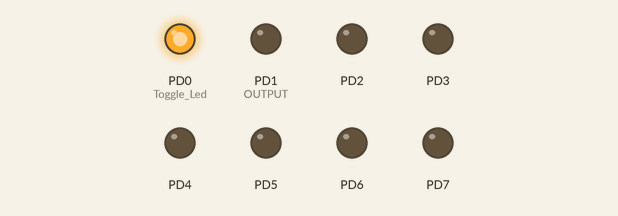
The program below on a simulated ATmega16, built with avr-gcc and emulated at 8 MHz. Shown: output pins drawn as LEDs (lit = HIGH).

Above: at 0.1 s.
Timing chart, 0 to 1.6 s (numbered marks = the images above):
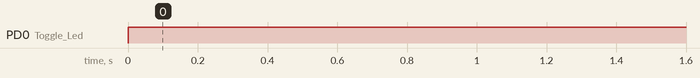

The program:

main.c
```c
#include <util/delay.h>
#include "../Lib/STD_Types.h"
#include "../Lib/defines.h"
#include "../MCAL/EXT_INT/GIE.h"
#include "../MCAL/TIMER/Timer.h"
#include "../MCAL/DIO/DIO.h"

#define F_CPU 8000000

volatile u8 led=1;


void Toggle_Led (void)
{
	led = !led ;
	MDIO_voidSetPinValue(PORTD,PIN0,led);

}

int main()
{
	    MDIO_voidSetPortDirection(PORTD,OUTPUT);
	    MDIO_voidSetPinValue(PORTD,PIN0,led);

	    MGIR_voidEnable();

	    //toggle led every 1 second
	    MTIMER_voidSetPreLoad(184);
	    MTIMER_voidSetCounts(489);

	    MTIMER_voidEnable(0);
	    MTimer_voidSetCallBack(0,Toggle_Led);
	    MTIMER_voidInit_start();

		while(1)
		{
		}

    return 0;
}
```

Bit_Maths.h
```c
/*
 * Bit_Maths.h
 *
 *  Created on: Aug 11, 2023
 *      Author: lenovo
 */

#ifndef BIT_MATHS_H_
#define BIT_MATHS_H_

#define SET_BIT(Reg, bit_num) Reg |= (1 << (bit_num))

#define CLR_BIT(Reg, bit_num) Reg &= ~(1 << (bit_num))

#define TOOGLE_BIT(Reg, bit_num) Reg ^= (1 << (bit_num))

#define GET_BIT(Reg, bit_num) (Reg >> bit_num) & 0x01

#define SET_BYTE(Reg,Value)    Reg=Value

#endif /* BIT_MATHS_H_ */
```

STD_Types.h
```c
/*
 * STD_Types.h
 *
 *  Created on: Aug 11, 2023
 *      Author: lenovo
 */

#ifndef STD_TYPES_H_
#define STD_TYPES_H_

typedef unsigned char u8;
typedef unsigned short int u16;
typedef unsigned long int u32;

typedef signed char s8;
typedef signed short int s16;
typedef signed long int s32;

typedef float f32;
typedef signed int f64;

#endif /* STD_TYPES_H_ */
```

defines.h
```c
/*
 * defines.h
 *
 *  Created on: Aug 11, 2023
 *      Author: lenovo
 */

#ifndef DEFINES_H_
#define DEFINES_H_

#define PORTA 0
#define PORTB 1
#define PORTC 2
#define PORTD 3

#define INPUT 0
#define OUTPUT 1

#define PIN0 0
#define PIN1 1
#define PIN2 2
#define PIN3 3
#define PIN4 4
#define PIN5 5
#define PIN6 6
#define PIN7 7

#define HIGH 1
#define LOW 0

#define zero  0
#define one   1
#define two   2
#define three 3
#define four  4
#define five  5
#define six   6
#define seven 7
#define eight 8
#define nine  9

#endif /* DEFINES_H_ */
```

DIO.c
```c
/*
 * DIO.c
 *
 *  Created on: Aug 11, 2023
 *      Author: lenovo
 */
#include "DIO.h"
#include "DIO_private.h"
#include "../../lib/Bit_Maths.h"
#include "../../lib/defines.h"

void MDIO_voidSetPinDirection(u8 A_u8PortNum,u8 A_u8PinNum,u8 A_u8PinDirection)
{
	switch(A_u8PortNum)
	{
		case PORTA:
					switch(A_u8PinDirection)
					{
						case INPUT: CLR_BIT(DIO_DDRA_REG,A_u8PinNum); break;
						case OUTPUT: SET_BIT(DIO_DDRA_REG,A_u8PinNum); break;
					} break;
		case PORTB:
					switch(A_u8PinDirection)
					{
						case INPUT: CLR_BIT(DIO_DDRB_REG,A_u8PinNum); break;
						case OUTPUT: SET_BIT(DIO_DDRB_REG,A_u8PinNum); break;
					} break;
		case PORTC:
					switch(A_u8PinDirection)
					{
						case INPUT: CLR_BIT(DIO_DDRC_REG,A_u8PinNum); break;
						case OUTPUT: SET_BIT(DIO_DDRC_REG,A_u8PinNum); break;
					} break;
		case PORTD:
					switch(A_u8PinDirection)
					{
						case INPUT: CLR_BIT(DIO_DDRD_REG,A_u8PinNum); break;
						case OUTPUT: SET_BIT(DIO_DDRD_REG,A_u8PinNum); break;
					} break;
	}
}

void MDIO_voidSetPinValue (u8 A_u8PortNum,u8 A_u8PinNum,u8 A_u8PinValue)
{
	switch(A_u8PortNum)
		{
			case PORTA:
						switch(A_u8PinValue)
						{
							case INPUT: CLR_BIT(DIO_PORTA_REG,A_u8PinNum); break;
							case OUTPUT: SET_BIT(DIO_PORTA_REG,A_u8PinNum); break;
						} break;
			case PORTB:
						switch(A_u8PinValue)
						{
							case INPUT: CLR_BIT(DIO_PORTB_REG,A_u8PinNum); break;
							case OUTPUT: SET_BIT(DIO_PORTB_REG,A_u8PinNum); break;
						} break;
			case PORTC:
						switch(A_u8PinValue)
						{
							case INPUT: CLR_BIT(DIO_PORTC_REG,A_u8PinNum); break;
							case OUTPUT: SET_BIT(DIO_PORTC_REG,A_u8PinNum); break;
						} break;
			case PORTD:
						switch(A_u8PinValue)
						{
							case INPUT: CLR_BIT(DIO_PORTD_REG,A_u8PinNum); break;
							case OUTPUT: SET_BIT(DIO_PORTD_REG,A_u8PinNum); break;
						} break;
		}
}

u8 MDIO_u8GetPinValue (u8 A_u8PortNum,u8 A_u8PinNum)
{
	u8 L_u8PinValue;
	switch(A_u8PortNum)
	{
		case PORTA: L_u8PinValue=GET_BIT(DIO_PINA_REG,A_u8PinNum); break;
		case PORTB: L_u8PinValue=GET_BIT(DIO_PINB_REG,A_u8PinNum); break;
		case PORTC: L_u8PinValue=GET_BIT(DIO_PINC_REG,A_u8PinNum); break;
		case PORTD: L_u8PinValue=GET_BIT(DIO_PIND_REG,A_u8PinNum); break;
	}
	return L_u8PinValue;
}

void MDIO_voidTogglePin(u8 A_u8PortNum,u8 A_u8PinNum)
{
	switch(A_u8PortNum)
		{
			case PORTA: TOOGLE_BIT(DIO_PORTA_REG,A_u8PinNum); break;
			case PORTB: TOOGLE_BIT(DIO_PORTB_REG,A_u8PinNum); break;
			case PORTC: TOOGLE_BIT(DIO_PORTC_REG,A_u8PinNum); break;
			case PORTD: TOOGLE_BIT(DIO_PORTD_REG,A_u8PinNum); break;
		}
}

void MDIO_voidSetPortDirection (u8 A_u8PortNum,u8 A_u8PortDirection)
{
	switch(A_u8PortNum)
		{
			case PORTA:
				switch(A_u8PortDirection)
				{
				case OUTPUT:DIO_DDRA_REG=0XFF;; break;
				case INPUT:DIO_DDRA_REG=0X00; break;
				default: DIO_DDRA_REG=A_u8PortDirection; break;
				}
				break;

			case PORTB:
				switch(A_u8PortDirection)
				{
				case OUTPUT:DIO_DDRB_REG=0XFF;; break;
				case INPUT:DIO_DDRB_REG=0X00; break;
				default: DIO_DDRB_REG=A_u8PortDirection; break;
				}
				break;

			case PORTC:
				switch(A_u8PortDirection)
				{
				case OUTPUT:DIO_DDRC_REG=0XFF;; break;
				case INPUT:DIO_DDRC_REG=0X00; break;
				default: DIO_DDRC_REG=A_u8PortDirection; break;
				}
				break;

			case PORTD:
				switch(A_u8PortDirection)
				{
				case OUTPUT:DIO_DDRD_REG=0XFF;; break;
				case INPUT:DIO_DDRD_REG=0X00; break;
				default: DIO_DDRD_REG=A_u8PortDirection; break;
				}
				break;

		}

}

void MDIO_voidSetPortValue (u8 A_u8PortNum,u8 A_u8PortValue)
{
	switch(A_u8PortNum)
		{
			case PORTA: DIO_PORTA_REG=A_u8PortValue; break;
			case PORTB: DIO_PORTB_REG=A_u8PortValue; break;
			case PORTC: DIO_PORTC_REG=A_u8PortValue; break;
			case PORTD: DIO_PORTD_REG=A_u8PortValue; break;
		}
}

u8 MDIO_u8GetPortValue(u8 A_u8PortNum)
{
	u8 L_u8PortValue;
	switch(A_u8PortNum)
			{
				case PORTA: L_u8PortValue=DIO_PINA_REG; break;
				case PORTB: L_u8PortValue=DIO_PINB_REG; break;
				case PORTC: L_u8PortValue=DIO_PINC_REG; break;
				case PORTD: L_u8PortValue=DIO_PIND_REG; break;
			}
	return L_u8PortValue;
}
```

DIO.h
```c
/*
 	 * DIO.h
 *
 *  Created on: Aug 11, 2023
 *      Author: lenovo
 */
#include "../../lib/STD_Types.h"

#ifndef DIO_H_
#define DIO_H_

void MDIO_voidSetPinDirection(u8 A_u8PortNum,u8 A_u8PinNum,u8 A_u8PinDirection);
void MDIO_voidSetPinValue(u8 A_u8PortNum,u8 A_u8PinNum,u8 A_u8PinValue);
void MDIO_voidTogglePin(u8 A_u8PortNum,u8 A_u8PinNum);
u8 MDIO_u8GetPinValue(u8 A_u8PortNum,u8 A_u8PinNum);

void MDIO_voidSetPortDirection(u8 A_u8PortNum,u8 A_u8PortDirection);
void MDIO_voidSetPortValue(u8 A_u8PortNum,u8 A_u8PortValue);
u8 MDIO_u8GetPortValue(u8 A_u8PortNum);

#endif /* DIO_H_ */
```

DIO_private.h
```c
/*
 * DIO_private.h
 *
 *  Created on: Aug 18, 2023
 *      Author: lenovo
 */

#ifndef MCAL_DIO_DIO_PRIVATE_H_
#define MCAL_DIO_DIO_PRIVATE_H_

#include "../../lib/STD_Types.h"

#define DIO_PORTA_REG *((volatile u8*) 0X3B)
#define DIO_DDRA_REG *((volatile u8*) 0X3A)
#define DIO_PINA_REG *((volatile u8*) 0X39)

#define DIO_PORTB_REG *((volatile u8*) 0X38)
#define DIO_DDRB_REG *((volatile u8*) 0X37)
#define DIO_PINB_REG *((volatile u8*) 0X36)

#define DIO_PORTC_REG *((volatile u8*) 0X35)
#define DIO_DDRC_REG *((volatile u8*) 0X34)
#define DIO_PINC_REG *((volatile u8*) 0X33)

#define DIO_PORTD_REG *((volatile u8*) 0X32)
#define DIO_DDRD_REG *((volatile u8*) 0X31)
#define DIO_PIND_REG *((volatile u8*) 0X30)

#endif /* MCAL_DIO_DIO_PRIVATE_H_ */
```

EXT_INT.c
```c
/*
 * EXT_INT.c
 *
 *  Created on: Aug 17, 2023
 *      Author: lenovo
 */
#include "EXT_INT.h"
#include "../DIO/DIO.h"
#include "EXT_INT_private.h"

void MEXTINT_voidSenseControl(u8 A_u8IntNum, u8 A_u8SenseControl)
{
	switch(A_u8IntNum)
	{
		case EXTINT_Int0:
			switch(A_u8SenseControl)
			{
			case EXTINT_SenseControl_FallingEdge: CLR_BIT(EXTINT_MCUCR,EXTINT_ISC00);
												  SET_BIT(EXTINT_MCUCR,EXTINT_ISC01);
												  break;

			case EXTINT_SenseControl_RisingEdge:  SET_BIT(EXTINT_MCUCR,EXTINT_ISC00);
												  SET_BIT(EXTINT_MCUCR,EXTINT_ISC01);
												  break;

			case EXTINT_SenseControl_OnChange:    SET_BIT(EXTINT_MCUCR,EXTINT_ISC00);
												  CLR_BIT(EXTINT_MCUCR,EXTINT_ISC01);
												  break;

			case EXTINT_SenseControl_LowLevel:    CLR_BIT(EXTINT_MCUCR,EXTINT_ISC00);
												  CLR_BIT(EXTINT_MCUCR,EXTINT_ISC01);
												  break;
			}
			break;

		case EXTINT_Int1:
			switch(A_u8SenseControl)
			{
			case EXTINT_SenseControl_FallingEdge: CLR_BIT(EXTINT_MCUCR,EXTINT_ISC10);
											   	  SET_BIT(EXTINT_MCUCR,EXTINT_ISC11);
												  break;

			case EXTINT_SenseControl_RisingEdge:  SET_BIT(EXTINT_MCUCR,EXTINT_ISC10);
												  SET_BIT(EXTINT_MCUCR,EXTINT_ISC11);
												  break;

			case EXTINT_SenseControl_OnChange:    SET_BIT(EXTINT_MCUCR,EXTINT_ISC10);
												  CLR_BIT(EXTINT_MCUCR,EXTINT_ISC11);
												  break;

			case EXTINT_SenseControl_LowLevel:    CLR_BIT(EXTINT_MCUCR,EXTINT_ISC10);
												  CLR_BIT(EXTINT_MCUCR,EXTINT_ISC11);
												  break;
			}
			break;

	case EXTINT_Int2:
		switch(A_u8SenseControl)
			{
			case EXTINT_SenseControl_FallingEdge: CLR_BIT(EXTINT_MCUCR,EXTINT_ISC2);
												break;

			case EXTINT_SenseControl_RisingEdge:  SET_BIT(EXTINT_MCUCR,EXTINT_ISC2);
												break;
			}
			break;
	}
}

void MEXTINT_voidEnableInt(u8 A_u8IntNum)
{
	switch(A_u8IntNum)
		{
		case EXTINT_Int0:
			SET_BIT(EXTINT_GICR, EXTINT_Int0_GICR);
			break;
		case EXTINT_Int1:
			SET_BIT(EXTINT_GICR, EXTINT_Int1_GICR);
			break;
		case EXTINT_Int2:
			SET_BIT(EXTINT_GICR, EXTINT_Int2_GICR);
			break;
		}
}
void MEXTINT_voidDisableInt(u8 A_u8IntNum)
{
	switch(A_u8IntNum)
			{
			case EXTINT_Int0:
				CLR_BIT(EXTINT_GICR, EXTINT_Int0_GICR);
				break;
			case EXTINT_Int1:
				CLR_BIT(EXTINT_GICR, EXTINT_Int1_GICR);
				break;
			case EXTINT_Int2:
				CLR_BIT(EXTINT_GICR, EXTINT_Int2_GICR);
				break;
			}
}
```

EXT_INT.h
```c
/*
 * EXT_INT.h
 *
 *  Created on: Aug 17, 2023
 *      Author: lenovo
 */

#ifndef MCAL_EXT_INT_EXT_INT_H_
#define MCAL_EXT_INT_EXT_INT_H_

#include "../../Lib/STD_Types.h"
#include "../../Lib/Bit_Maths.h"
#include "../../Lib/defines.h"
#include "EXT_INT_config.h"

void MEXTINT_voidSenseControl(u8 A_u8IntNum, u8 A_u8SenseControl);
void MEXTINT_voidEnableInt(u8 A_u8IntNum);
void MEXTINT_voidDisableInt(u8 A_u8IntNum);

#endif /* MCAL_EXT_INT_EXT_INT_H_ */
```

EXT_INT_config.h
```c
/*
 * EXT_INT_config.h
 *
 *  Created on: Aug 19, 2023
 *      Author: lenovo
 */

#ifndef MCAL_EXT_INT_EXT_INT_CONFIG_H_
#define MCAL_EXT_INT_EXT_INT_CONFIG_H_


#endif /* MCAL_EXT_INT_EXT_INT_CONFIG_H_ */
```

EXT_INT_private.h
```c
/*
 * EXT_INT_private.h
 *
 *  Created on: Aug 19, 2023
 *      Author: lenovo
 */

#ifndef MCAL_EXT_INT_EXT_INT_PRIVATE_H_
#define MCAL_EXT_INT_EXT_INT_PRIVATE_H_
#include "../../Lib/defines.h"

#define EXTINT_Int0	 0
#define EXTINT_Int1	 1
#define EXTINT_Int2  2

#define EXTINT_SenseControl_FallingEdge       0
#define EXTINT_SenseControl_RisingEdge        1
#define EXTINT_SenseControl_OnChange		  2
#define EXTINT_SenseControl_LowLevel		  3

#define EXTINT_ISC00 PIN0
#define EXTINT_ISC01 PIN1
#define EXTINT_ISC10 PIN2
#define EXTINT_ISC11 PIN3

#define EXTINT_ISC2 PIN6

#define EXTINT_Int0_GICR	PIN6
#define EXTINT_Int1_GICR	PIN7
#define EXTINT_Int2_GICR	PIN5

#define EXTINT_MCUCR  *((volatile u8*) 0X55)
#define EXTINT_MCUCSR *((volatile u8*) 0X54)
#define EXTINT_GICR   *((volatile u8*) 0X5B)
#define EXTINT_GIFR   *((volatile u8*) 0X5A)
#define EXTINT_SREG   *((volatile u8*) 0x5F)

#endif /* MCAL_EXT_INT_EXT_INT_PRIVATE_H_ */
```

GIE.c
```c
/*
 * GIE.c
 *
 *  Created on: Aug 19, 2023
 *      Author: lenovo
 */

#include "GIE.h"
#include "EXT_INT_private.h"

void MGIR_voidEnable()
{
	SET_BIT(EXTINT_SREG,7);
}

void MGIR_voidDisEnable()
{
	CLR_BIT(EXTINT_SREG,7);
}
```

GIE.h
```c
/*
 * GIE.h
 *
 *  Created on: Aug 19, 2023
 *      Author: lenovo
 */

#ifndef MCAL_EXT_INT_GIE_H_
#define MCAL_EXT_INT_GIE_H_

#include "../../Lib/Bit_Maths.h"
#include "../../Lib/STD_TYPES.h"


void MGIR_voidEnable();
void MGIR_voidDisEnable();

#endif /* MCAL_EXT_INT_GIE_H_ */
```

Timer.c
```c
/*
 * Timer.c
 *
 *  Created on: Aug 24, 2023
 *      Author: lenovo
 */
#include "Timer.h"
#include "Timer_private.h"
#include "Timer_config.h"
#include "../DIO/DIO.h"
#include "../../Lib/Bit_Maths.h"

u8  G_u8Preload;
u16 G_u16Counter=0;
u32 G_u16OverFlowCount;

static void (*PvoidFuncCallBack[3])(void);

void MTIMER_voidInit_start(void)
{
	//pre scalar
	TIMER_TIMER0_TCCR0= (TIMER_TIMER0_TCCR0 & 0xf8) | (TIMER0_PRESCALER & 0x07);
}

void MTIMER_voidEnable(u8 A_u8TimerNumber)
{
	switch (A_u8TimerNumber)
		{
		case 0:
			//enable
			SET_BIT(TIMER_TIMER0_TIMSK,0);
			break;

		case 1:
			break;

		case 2:
			break;
		}
}

void MTIMER_voidDisable(u8 A_u8TimerNumber)
{
	switch (A_u8TimerNumber)
			{
			case 0:
				//disable
				CLR_BIT(TIMER_TIMER0_TIMSK,0);
				break;

			case 1:
				break;

			case 2:
				break;
			}
}

void MTIMER_voidSetPreLoad(u8 A_u8PreLoad)
{
	//preload
	TIMER_TIMER0_TCNT0= A_u8PreLoad;
}

void MTIMER_voidSetCounts(u32 A_u8Counts)
{
	G_u16OverFlowCount=A_u8Counts;
}

void MTimer_voidSetCallBack(u8 A_u8TimerNumber, void (*A_FuncPtr)(void))
{
	switch(A_u8TimerNumber)
		{
		case 0:
			PvoidFuncCallBack[0] = A_FuncPtr;
			break;

		case 1:
			PvoidFuncCallBack[1] = A_FuncPtr;
			break;

		case 2:
			PvoidFuncCallBack[2] = A_FuncPtr;
			break;
		}

}

void __vector_11 (void) __attribute__((signal));
void __vector_11 (void)
{

	G_u16Counter++;

	if (G_u16Counter == G_u16OverFlowCount)
	{
		//initial state
		G_u16Counter = 0;
		TIMER_TIMER0_TCNT0 = 0;

		PvoidFuncCallBack[0]();
	}
}
```

Timer.h
```c
/*
 * Timer.h
 *
 *  Created on: Aug 24, 2023
 *      Author: lenovo
 */

#ifndef MCAL_TIMER_TIMER_H_
#define MCAL_TIMER_TIMER_H_

#include "../../Lib/STD_Types.h"

void MTIMER_voidInit_start();

void MTIMER_voidEnable(u8 A_u8TimerNumber);

void MTIMER_voidDisable(u8 A_u8TimerNumber);

void MTIMER_voidSetPreLoad(u8 A_u8PreLoad);

void MTIMER_voidSetCounts(u32 A_u8Counts);

void MTimer_voidSetCallBack(u8 A_u8TimerNumber, void (*A_FuncPtr)(void));

#endif /* MCAL_TIMER_TIMER_H_ */
```

Timer_config.h
```c
/*
 * Timer_config.h
 *
 *  Created on: Aug 24, 2023
 *      Author: lenovo
 */

#ifndef MCAL_TIMER_TIMER_CONFIG_H_
#define MCAL_TIMER_TIMER_CONFIG_H_

/* Pre scaler choice                    */
/* Options : TIMER0_NO_CLOCK_SOURCE            */
/*   	     TIMER0_NO_PRESCALING		      */
/*     		 TIMER0_PRESCALER_8                */
/*   		 TIMER0_PRESCALER_64               */
/*  		 TIMER0_PRESCALER_256              */
/*     		 TIMER0_PRESCALER_1024             */
/*     		 TIMER0_EXTCLK_FALLING             */
/*           TIMER0_EXTCLK_RISING              */
#define TIMER0_PRESCALER		TIMER_TIMER0_PRESCALER_64

/* Mode of operation                    */
/* Options : TIMER_TIMER0_MODE_NORMAL          */
/*           TIMER_TIMER0_MODE_PWM             */
/*           TIMER_TIMER0_MODE_CTC             */
/*           TIMER_TIMER0_MODE_FASTPWM         */
#define TIMER_TIMER0_MODE		TIMER_TIMER0_MODE_NORMAL

#endif /* MCAL_TIMER_TIMER_CONFIG_H_ */
```

Timer_private.h
```c
/*
 * Timer_private.h
 *
 *  Created on: Aug 24, 2023
 *      Author: lenovo
 */

#ifndef MCAL_TIMER_TIMER_PRIVATE_H_
#define MCAL_TIMER_TIMER_PRIVATE_H_

#define	TIMER_TIMER0_TCNT0   *((volatile u8*) 0x52)
#define TIMER_TIMER0_TIMSK   *((volatile u8*) 0x59)
#define TIMER_TIMER0_TCCR0   *((volatile u8*) 0x53)

// Pre-scaler options for timer0
#define TIMER_TIMER0_NO_CLOCK_SOURCE   (u8)0x00
#define TIMER_TIMER0_PRESCALER_8       (u8)0x02
#define TIMER_TIMER0_PRESCALER_64      (u8)0x03
#define TIMER_TIMER0_NO_PRESCALING	   (u8)0x01
#define TIMER_TIMER0_PRESCALER_256     (u8)0x04
#define TIMER_TIMER0_PRESCALER_1024    (u8)0x05
#define TIMER_TIMER0_EXTCLK_FALLING    (u8)0x06
#define TIMER_TIMER0_EXTCLK_RISING     (u8)0x07

// Mode of operation of timer0
#define TIMER_TIMER0_MODE_NORMAL	    (u8)1
#define TIMER_TIMER0_MODE_PWM		    (u8)2
#define TIMER_TIMER0_MODE_CTC		    (u8)3
#define TIMER_TIMER0_MODE_FASTPWM	    (u8)4


#endif /* MCAL_TIMER_TIMER_PRIVATE_H_ */
```

Measured:
- by itself, PD0 (Toggle_Led): LOW → HIGH at 0.00 s
